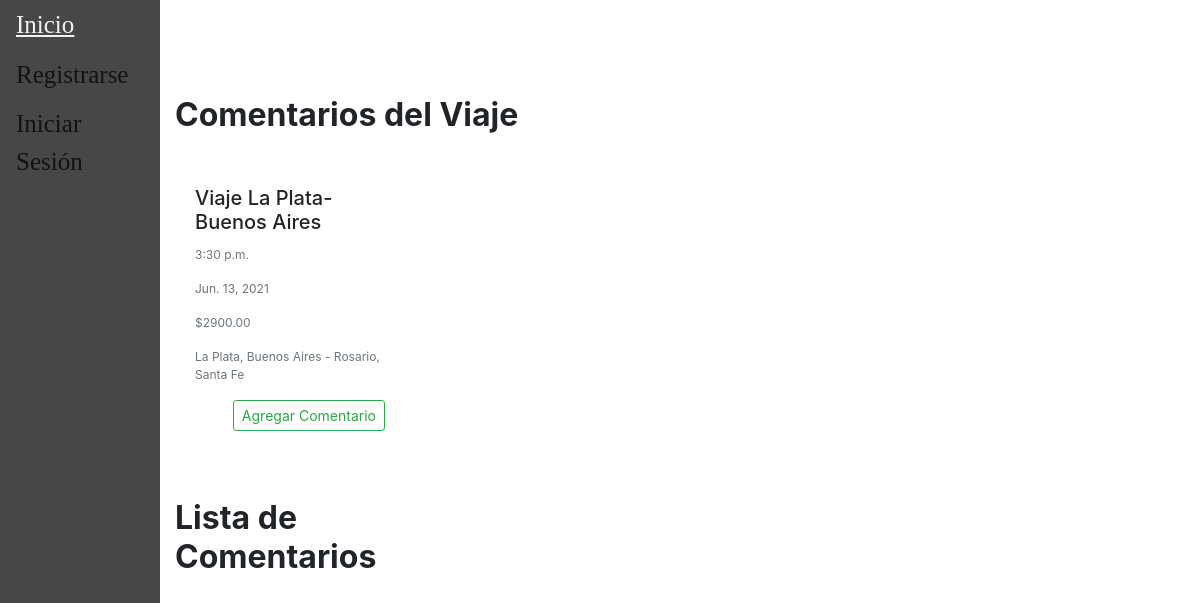
The page /accounts/comentarios/1/ on the database its author committed.
### main/models.py (models this page shows, shortened)
class Viaje(models.Model):
    descripcion = models.CharField(max_length=100)
    fecha = models.DateField(validators=[MinValueValidator(datetime.date.today()+datetime.timedelta(hours=24))])
    hora = models.TimeField(default=None)
    ruta =  models.ForeignKey(Ruta, default=None, on_delete=models.CASCADE)
    chofer = models.ForeignKey(Chofer, default=None, on_delete=models.CASCADE)
    combi =  models.ForeignKey(Combi, default=None, on_delete=models.CASCADE)
    precio = models.DecimalField(default=None, max_digits=10, decimal_places=2, validators=[MinValueValidator(0)])
    insumo = models.ManyToManyField(Insumo,blank=True)
    pasajeros = models.ManyToManyField(Pasajero, blank=True)
    class Meta:
        unique_together = ('chofer', 'fecha','hora', 'ruta',)

class Ruta(models.Model):
    origen = models.ForeignKey(Lugar, default=None, on_delete=models.CASCADE, related_name='origen')
    destino = models.ForeignKey(Lugar, default=None, on_delete=models.CASCADE, related_name='destino')
    class Meta:
        unique_together = ('origen', 'destino')
    def __str__(self):
        return str(self.origen)+" - "+str(self.destino)

class Lugar(models.Model):
    localidad = models.CharField(max_length=150)
    provincia = models.CharField(max_length=100)
    class Meta:
        unique_together = ('localidad', 'provincia',)
    def __str__(self):
        return (self.localidad+", "+self.provincia)

### users/views.py (the view)
# urls.py: path('accounts/comentarios/<viaje_id>/', regviews.comentarios, name="comentario"),
def comentarios(response,viaje_id):
	if response.method == 'POST':
		form = CustomComentarioForm(response.POST)
		if form.is_valid():
			via = Viaje.objects.get(pk=viaje_id)
			comentario = Comentario(usuario=response.user,
									texto=form.cleaned_data['texto'],
									viaje=via)
			comentario.save()
			return redirect('comentario', viaje_id)
	else:
		viajes = Viaje.objects.get(pk=viaje_id)
		comentarios = CustomComentarioForm()
		return render(response, 'users/comentarios.html',{'user': response.user, 'viajes': viajes,
	 			'comentarios': comentarios })

### users/templates/users/comentarios.html (shortened to what this page needs)
{% extends "main/base.html" %}
{% block content %}
{% load crispy_forms_tags %}
<br />
<br />
<div class="container mx-auto">
    <div class="row">
      <div class="col-sm-12 col-md-12 col-lg-9 pb-4">
	    	<div class="row">
	    		<div class="col-6 my-auto">
	    			<h2 class="font-weight-bold pt-4">Comentarios del Viaje</h2>
	    		</div>
	    	</div>
	      	<br>
	      	<div class="row">
			    	<div class="col-sm-12 col-md-6 col-lg-4 pb-4">
		                <div class="h-100">
							<div class="card-body">
		                  		<h5 class="card-title">{{ viajes.descripcion }}</h5>
		                    	<p class="card-text text-muted" style="font-size:12px">{{ viajes.hora }}</p>
                          <p class="card-text text-muted" style="font-size:12px">{{ viajes.fecha }}</p>
                          <p class="card-text text-muted" style="font-size:12px">${{ viajes.precio }}</p>
                          <p class="card-text text-muted" style="font-size:12px">{{ viajes.ruta }}</p>
                          <div class="text-right">
                            <button type="button" class="btn btn-outline-success btn-sm" data-toggle="modal" data-target="#comentarioModal">Agregar Comentario</button>
                          </div>
		                	</div>
		              	</div>
		            </div>
                <div class="col-sm-12 col-md-12 col-lg-9 pb-4">
          	    	<div class="row">
          	    		<div class="col-6 my-auto">
          	    			<h2 class="font-weight-bold pt-4">Lista de Comentarios</h2>
          	    		</div>
          	    	</div>
          	      	<br>
          	    </div>
	        </div>
	    </div>
	</div>
</div>
{% endblock %}

### rows shown on the page
Viaje: descripcion "Viaje La Plata-Buenos Aires", hora "3:30 p.m.", fecha "Jun. 13, 2021", precio "2900.00", ruta "La Plata, Buenos Aires - Rosario, Santa Fe"
